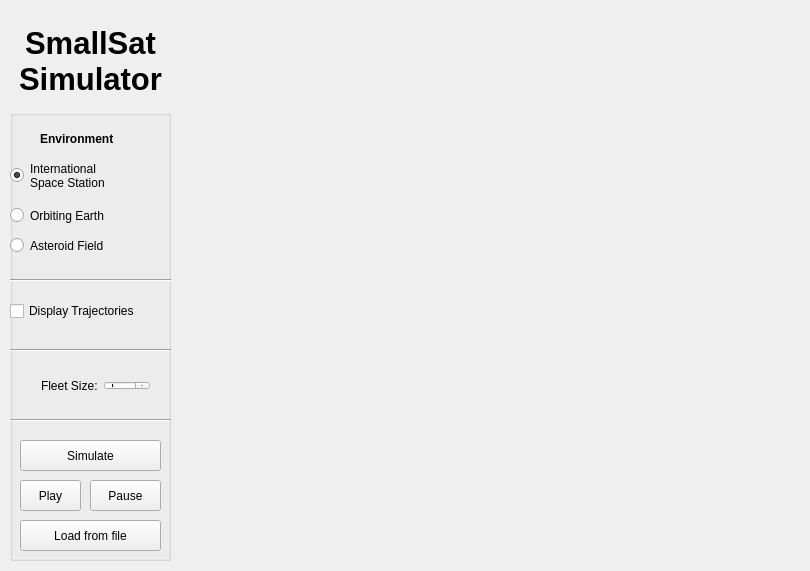
<?xml version="1.0" encoding="UTF-8"?>
<ui version="4.0">
 <class>MainWindow</class>
 <widget class="QMainWindow" name="MainWindow">
  <property name="geometry">
   <rect>
    <x>0</x>
    <y>0</y>
    <width>810</width>
    <height>571</height>
   </rect>
  </property>
  <property name="windowTitle">
   <string>Simulator</string>
  </property>
  <widget class="QWidget" name="centralWidget">
   <widget class="QGroupBox" name="groupBox">
    <property name="geometry">
     <rect>
      <x>10</x>
      <y>110</y>
      <width>161</width>
      <height>451</height>
     </rect>
    </property>
    <property name="title">
     <string/>
    </property>
    <widget class="QPushButton" name="pushButton">
     <property name="geometry">
      <rect>
       <x>10</x>
       <y>410</y>
       <width>141</width>
       <height>31</height>
      </rect>
     </property>
     <property name="text">
      <string>Load from file</string>
     </property>
    </widget>
    <widget class="QCheckBox" name="checkBox">
     <property name="geometry">
      <rect>
       <x>0</x>
       <y>190</y>
       <width>171</width>
       <height>22</height>
      </rect>
     </property>
     <property name="text">
      <string>Display Trajectories</string>
     </property>
    </widget>
    <widget class="QRadioButton" name="radioButton">
     <property name="geometry">
      <rect>
       <x>0</x>
       <y>40</y>
       <width>171</width>
       <height>51</height>
      </rect>
     </property>
     <property name="text">
      <string>International 
Space Station</string>
     </property>
     <property name="checked">
      <bool>true</bool>
     </property>
    </widget>
    <widget class="QRadioButton" name="radioButton_2">
     <property name="geometry">
      <rect>
       <x>0</x>
       <y>90</y>
       <width>171</width>
       <height>31</height>
      </rect>
     </property>
     <property name="text">
      <string>Orbiting Earth</string>
     </property>
    </widget>
    <widget class="QRadioButton" name="radioButton_3">
     <property name="geometry">
      <rect>
       <x>0</x>
       <y>120</y>
       <width>171</width>
       <height>31</height>
      </rect>
     </property>
     <property name="text">
      <string>Asteroid Field</string>
     </property>
    </widget>
    <widget class="QLabel" name="label_2">
     <property name="geometry">
      <rect>
       <x>30</x>
       <y>20</y>
       <width>91</width>
       <height>17</height>
      </rect>
     </property>
     <property name="font">
      <font>
       <weight>75</weight>
       <bold>true</bold>
      </font>
     </property>
     <property name="text">
      <string>Environment</string>
     </property>
    </widget>
    <widget class="Line" name="line">
     <property name="geometry">
      <rect>
       <x>-3</x>
       <y>160</y>
       <width>171</width>
       <height>20</height>
      </rect>
     </property>
     <property name="orientation">
      <enum>Qt::Horizontal</enum>
     </property>
    </widget>
    <widget class="Line" name="line_2">
     <property name="geometry">
      <rect>
       <x>0</x>
       <y>230</y>
       <width>161</width>
       <height>20</height>
      </rect>
     </property>
     <property name="orientation">
      <enum>Qt::Horizontal</enum>
     </property>
    </widget>
    <widget class="QPushButton" name="pushButton_2">
     <property name="geometry">
      <rect>
       <x>10</x>
       <y>370</y>
       <width>61</width>
       <height>31</height>
      </rect>
     </property>
     <property name="text">
      <string>Play</string>
     </property>
    </widget>
    <widget class="QPushButton" name="pushButton_3">
     <property name="geometry">
      <rect>
       <x>80</x>
       <y>370</y>
       <width>71</width>
       <height>31</height>
      </rect>
     </property>
     <property name="text">
      <string>Pause</string>
     </property>
    </widget>
    <widget class="QPushButton" name="pushButton_4">
     <property name="geometry">
      <rect>
       <x>10</x>
       <y>330</y>
       <width>141</width>
       <height>31</height>
      </rect>
     </property>
     <property name="text">
      <string>Simulate</string>
     </property>
    </widget>
    <widget class="Line" name="line_3">
     <property name="geometry">
      <rect>
       <x>0</x>
       <y>300</y>
       <width>161</width>
       <height>20</height>
      </rect>
     </property>
     <property name="orientation">
      <enum>Qt::Horizontal</enum>
     </property>
    </widget>
    <widget class="QWidget" name="">
     <property name="geometry">
      <rect>
       <x>20</x>
       <y>260</y>
       <width>131</width>
       <height>31</height>
      </rect>
     </property>
     <layout class="QHBoxLayout" name="horizontalLayout">
      <item>
       <widget class="QLabel" name="label_3">
        <property name="text">
         <string>Fleet Size:</string>
        </property>
       </widget>
      </item>
      <item>
       <widget class="QDoubleSpinBox" name="doubleSpinBox">
        <property name="decimals">
         <number>0</number>
        </property>
        <property name="minimum">
         <double>1.000000000000000</double>
        </property>
        <property name="maximum">
         <double>10.000000000000000</double>
        </property>
        <property name="value">
         <double>1.000000000000000</double>
        </property>
       </widget>
      </item>
     </layout>
    </widget>
   </widget>
   <widget class="QLabel" name="label">
    <property name="geometry">
     <rect>
      <x>0</x>
      <y>20</y>
      <width>181</width>
      <height>81</height>
     </rect>
    </property>
    <property name="font">
     <font>
      <pointsize>23</pointsize>
      <weight>75</weight>
      <bold>true</bold>
     </font>
    </property>
    <property name="text">
     <string>SmallSat 
Simulator</string>
    </property>
    <property name="alignment">
     <set>Qt::AlignCenter</set>
    </property>
   </widget>
   <widget class="Renderer" name="renderer" native="true">
    <property name="geometry">
     <rect>
      <x>180</x>
      <y>10</y>
      <width>621</width>
      <height>551</height>
     </rect>
    </property>
   </widget>
  </widget>
 </widget>
 <layoutdefault spacing="6" margin="11"/>
 <customwidgets>
  <customwidget>
   <class>Renderer</class>
   <extends>QWidget</extends>
   <header>renderer.h</header>
   <container>1</container>
  </customwidget>
 </customwidgets>
 <resources/>
 <connections/>
</ui>
